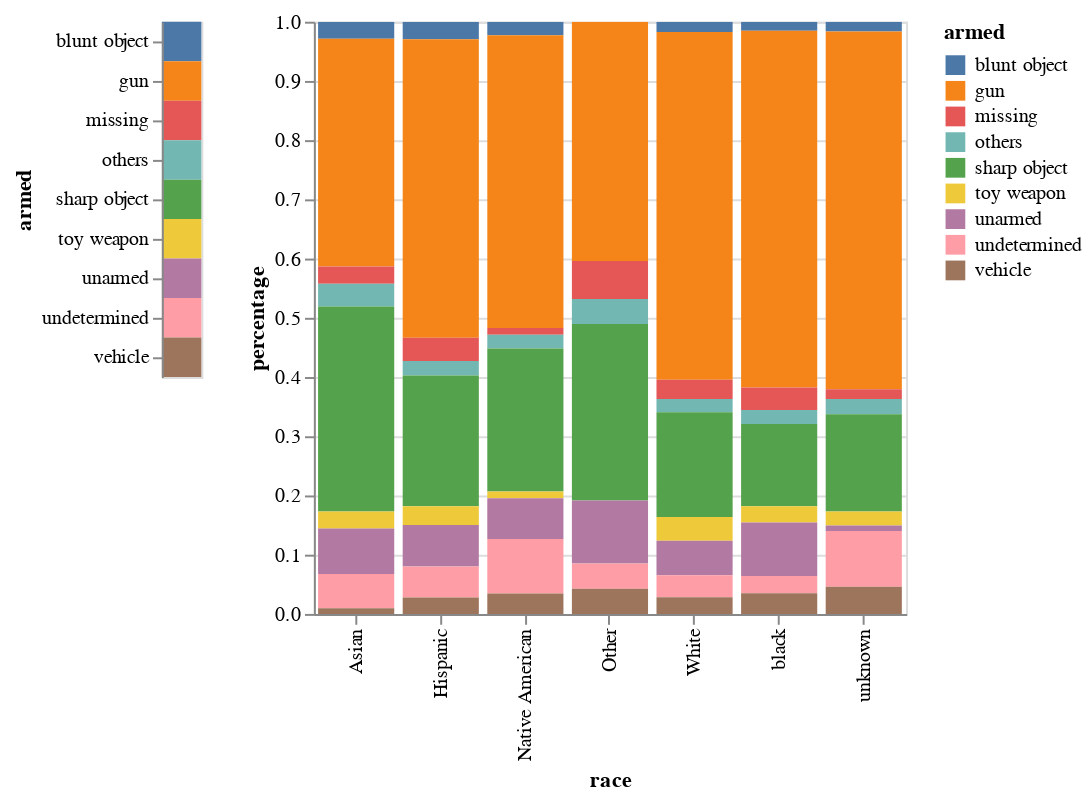

The cell this chart's notebook holds for it:
### Code cell
make = pd.DataFrame({'armed': normal.armed.unique()})
selection = alt.selection_multi(fields=['armed'])
color = alt.condition(selection,
                    alt.Color('armed:N'),#),
                    alt.value('lightgray'))

make_selector = alt.Chart(make).mark_rect().encode(y='armed', 
                                                   color=color).add_selection(selection)

shishi = alt.Chart(normal).mark_bar().encode(
    x='race',
    y= 'percentage',
    color=color,
).transform_filter(selection).properties(
    width=300,
    height=300
).interactive()

make_selector | shishi

### Figure 1 — Vega-Lite specification as saved in the notebook (floating-point values rounded to 4 significant figures)
{"config": {"view": {"continuousWidth": 400, "continuousHeight": 300}}, "hconcat": [{"data": {"name": "data-5d23fc24459e741e3ba4e8f96d1687b4"}, "mark": "rect", "encoding": {"color": {"condition": {"type": "nominal", "field": "armed", "selection": "selector018"}, "value": "lightgray"}, "y": {"type": "nominal", "field": "armed"}}, "selection": {"selector018": {"type": "multi", "fields": ["armed"]}}}, {"data": {"name": "data-97c0a2795fb4dbaaa52d9084714733ed"}, "mark": "bar", "encoding": {"color": {"condition": {"type": "nominal", "field": "armed", "selection": "selector018"}, "value": "lightgray"}, "x": {"type": "nominal", "field": "race"}, "y": {"type": "quantitative", "field": "percentage"}}, "height": 300, "selection": {"selector019": {"type": "interval", "bind": "scales", "encodings": ["x", "y"]}}, "transform": [{"filter": {"selection": "selector018"}}], "width": 300}], "$schema": "https://vega.github.io/schema/vega-lite/v4.8.1.json", "datasets": {"data-5d23fc24459e741e3ba4e8f96d1687b4": [{"armed": "blunt object"}, {"armed": "gun"}, {"armed": "missing"}, {"armed": "others"}, {"armed": "sharp object"}, {"armed": "toy weapon"}, {"armed": "unarmed"}, {"armed": "undetermined"}, {"armed": "vehicle"}], "data-97c0a2795fb4dbaaa52d9084714733ed": [{"race": "Asian", "armed": "blunt object", "count": 3, "percentage": 0.02885}, {"race": "Asian", "armed": "gun", "count": 40, "percentage": 0.3846}, {"race": "Asian", "armed": "missing", "count": 3, "percentage": 0.02885}, {"race": "Asian", "armed": "others", "count": 4, "percentage": 0.03846}, {"race": "Asian", "armed": "sharp object", "count": 36, "percentage": 0.3462}, {"race": "Asian", "armed": "toy weapon", "count": 3, "percentage": 0.02885}, {"race": "Asian", "armed": "unarmed", "count": 8, "percentage": 0.07692}, {"race": "Asian", "armed": "undetermined", "count": 6, "percentage": 0.05769}, {"race": "Asian", "armed": "vehicle", "count": 1, "percentage": 0.009615}, {"race": "Hispanic", "armed": "blunt object", "count": 31, "percentage": 0.0295}, {"race": "Hispanic", "armed": "gun", "count": 530, "percentage": 0.5043}, {"race": "Hispanic", "armed": "missing", "count": 41, "percentage": 0.03901}, {"race": "Hispanic", "armed": "others", "count": 26, "percentage": 0.02474}, {"race": "Hispanic", "armed": "sharp object", "count": 232, "percentage": 0.2207}, {"race": "Hispanic", "armed": "toy weapon", "count": 33, "percentage": 0.0314}, {"race": "Hispanic", "armed": "unarmed", "count": 74, "percentage": 0.07041}, {"race": "Hispanic", "armed": "undetermined", "count": 55, "percentage": 0.05233}, {"race": "Hispanic", "armed": "vehicle", "count": 29, "percentage": 0.02759}, {"race": "Native American", "armed": "blunt object", "count": 2, "percentage": 0.02299}, {"race": "Native American", "armed": "gun", "count": 43, "percentage": 0.4943}, {"race": "Native American", "armed": "missing", "count": 1, "percentage": 0.01149}, {"race": "Native American", "armed": "others", "count": 2, "percentage": 0.02299}, {"race": "Native American", "armed": "sharp object", "count": 21, "percentage": 0.2414}, {"race": "Native American", "armed": "toy weapon", "count": 1, "percentage": 0.01149}, {"race": "Native American", "armed": "unarmed", "count": 6, "percentage": 0.06897}, {"race": "Native American", "armed": "undetermined", "count": 8, "percentage": 0.09195}, {"race": "Native American", "armed": "vehicle", "count": 3, "percentage": 0.03448}, {"race": "Other", "armed": "gun", "count": 19, "percentage": 0.4043}, {"race": "Other", "armed": "missing", "count": 3, "percentage": 0.06383}, {"race": "Other", "armed": "others", "count": 2, "percentage": 0.04255}, {"race": "Other", "armed": "sharp object", "count": 14, "percentage": 0.2979}, {"race": "Other", "armed": "unarmed", "count": 5, "percentage": 0.1064}, {"race": "Other", "armed": "undetermined", "count": 2, "percentage": 0.04255}, {"race": "Other", "armed": "vehicle", "count": 2, "percentage": 0.04255}, {"race": "White", "armed": "blunt object", "count": 50, "percentage": 0.01734}, {"race": "White", "armed": "gun", "count": 1693, "percentage": 0.5872}, {"race": "White", "armed": "missing", "count": 94, "percentage": 0.0326}, {"race": "White", "armed": "others", "count": 64, "percentage": 0.0222}, {"race": "White", "armed": "sharp object", "count": 510, "percentage": 0.1769}, {"race": "White", "armed": "toy weapon", "count": 116, "percentage": 0.04024}, {"race": "White", "armed": "unarmed", "count": 168, "percentage": 0.05827}, {"race": "White", "armed": "undetermined", "count": 107, "percentage": 0.03711}, {"race": "White", "armed": "vehicle", "count": 81, "percentage": 0.0281}, {"race": "black", "armed": "blunt object", "count": 23, "percentage": 0.01537}, {"race": "black", "armed": "gun", "count": 901, "percentage": 0.6023}, {"race": "black", "armed": "missing", "count": 57, "percentage": 0.0381}, {"race": "black", "armed": "others", "count": 35, "percentage": 0.0234}, {"race": "black", "armed": "sharp object", "count": 208, "percentage": 0.139}, {"race": "black", "armed": "toy weapon", "count": 41, "percentage": 0.02741}, {"race": "black", "armed": "unarmed", "count": 135, "percentage": 0.09024}, {"race": "black", "armed": "undetermined", "count": 44, "percentage": 0.02941}, {"race": "black", "armed": "vehicle", "count": 52, "percentage": 0.03476}, {"race": "unknown", "armed": "blunt object", "count": 9, "percentage": 0.01657}, {"race": "unknown", "armed": "gun", "count": 328, "percentage": 0.6041}, {"race": "unknown", "armed": "missing", "count": 9, "percentage": 0.01657}, {"race": "unknown", "armed": "others", "count": 14, "percentage": 0.02578}, {"race": "unknown", "armed": "sharp object", "count": 89, "percentage": 0.1639}, {"race": "unknown", "armed": "toy weapon", "count": 13, "percentage": 0.02394}, {"race": "unknown", "armed": "unarmed", "count": 5, "percentage": 0.009208}, {"race": "unknown", "armed": "undetermined", "count": 51, "percentage": 0.09392}, {"race": "unknown", "armed": "vehicle", "count": 25, "percentage": 0.04604}]}}
